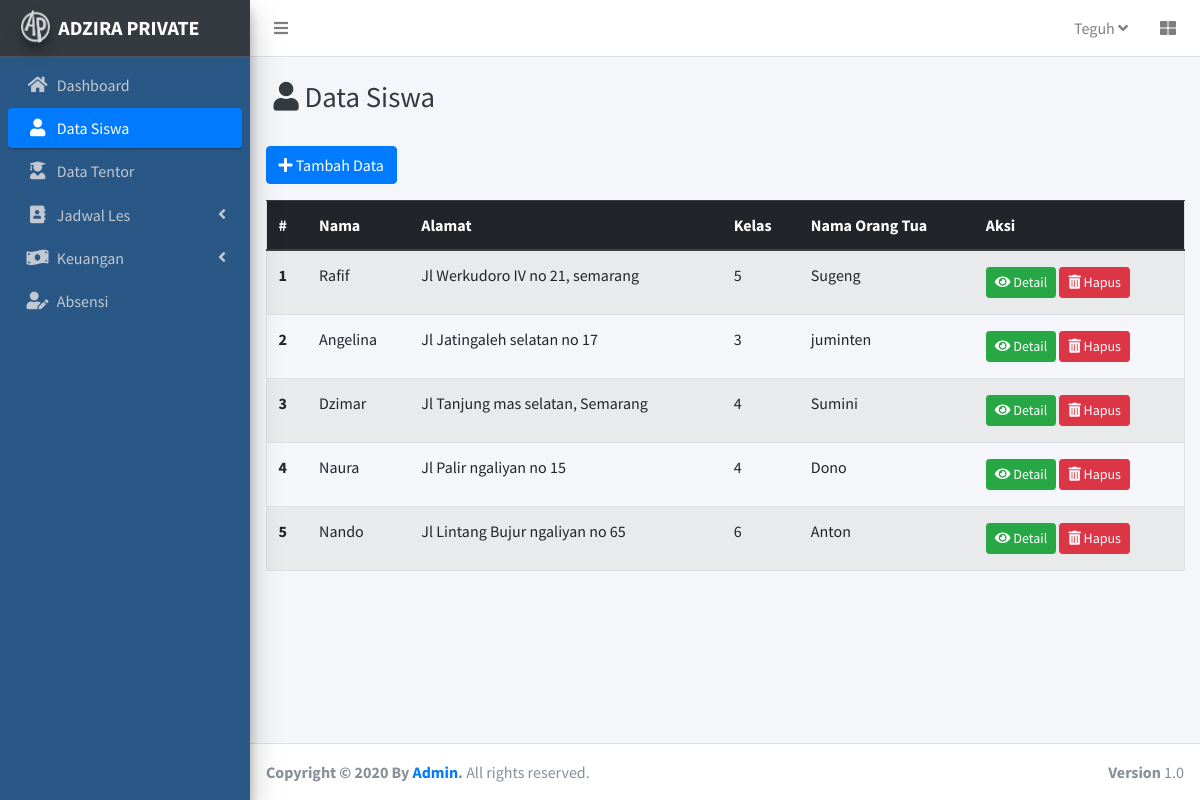
The app's page /index.php/c_siswa with its own data.
### tables this page shows
CREATE TABLE `siswa` (
  `id_siswa` int(11) NOT NULL,
  `nama` varchar(50) NOT NULL,
  `alamat` varchar(255) NOT NULL,
  `kelas` int(3) NOT NULL,
  `tgl_lahir` date NOT NULL,
  `nama_ortu` varchar(50) NOT NULL,
  `tlp_ortu` varchar(12) NOT NULL,
  `image` varchar(50) DEFAULT NULL
);

### application/controllers/C_Siswa.php (called while the page is built, shortened)
<?php
class C_Siswa extends CI_Controller{
    public function __Construct()
    {
        $this->load->model('Siswa_model');
    }
    public function index()
    {
        $data['siswa'] = $this->Siswa_model->getAllSiswa();
        $data['judul'] = 'Data Siswa';
        $data['aktifdashboard'] = '';
        $data['aktifsiswa'] = 'active';
        $data['aktiftentor'] = '';
        $data['aktifjadwal'] = '';
        $data['aktifabsensi'] = '';
        $data['aktifkeuangan'] = '';
        $data['user'] = $this->db->get_where('admin')->row_array();
        $this->load->view('template/header',$data);
        $this->load->view('siswa/index',$data);
        $this->load->view('template/footer');
    }
}

### index.php (called while the page is built, shortened)
<?php
require_once BASEPATH.'core/CodeIgniter.php';

### application/models/Siswa_model.php (called while the page is built, shortened)
<?php
class Siswa_model extends CI_model{
    public function getAllSiswa()
    {
       return  $this->db->get('siswa')->result_array();
    }
}

### application/views/siswa/index.php (the view, shortened to what this page needs)
<div class="content-wrapper">
    <div class="content-header">
      <div class="container-fluid">
        <div class="row mb-2">
          <div class="col-sm-6">
            <h1 class="m-2 text-dark"><i class="fas fa-user"></i> Data Siswa</h1>
          </div>
        </div>
      </div>
    </div>
    <section class="content">
        <div class="container">
            <button class="btn btn-primary" data-toggle="modal" data-target="#exampleModal"><i class="fas fa-plus"></i> Tambah Data</button>
            <table class="table border table-striped my-3">
                <thead class="thead-dark">
                    <tr>
                    <th scope="col">#</th>
                    <th scope="col">Nama</th>
                    <th scope="col">Alamat</th>
                    <th scope="col">Kelas</th>
                    <th scope="col">Nama Orang Tua</th>
                    <th scope="col">Aksi</th>
                    </tr>
                </thead>
                <tbody>
                     <?php $angka=1; foreach($siswa as $siswa) : ?>
                    <tr>
                        <th scope="row"><?= $angka++;?></th>
                        <td><?= $siswa['nama'];?></td>
                        <td><?= $siswa['alamat'];?></td>
                        <td><?= $siswa['kelas'];?></td>
                        <td><?= $siswa['nama_ortu'];?></td>
                        <td>
                            <a href="<?= base_url();?>c_siswa/detail/<?= $siswa['id_siswa'];?>" class="btn btn-success btn-sm my-1"><i class="fas fa-eye inline"></i> Detail</a>
                            <a href="<?= base_url();?>c_siswa/hapus/<?= $siswa['id_siswa'];?>" class="btn btn-danger btn-sm" onclick="javascript:return confirm('Apakah Anda yakin akan menghapus data ?')">
                                <i class="fas fa-trash-alt"></i> Hapus
                            </a>
                        </td>
                    </tr>
                     <?php endforeach;?>
                </tbody>
            </table>
        </div>
    </section>
</div>

### application/views/template/header.php (shortened to what this page needs)
<!DOCTYPE html>
<html>
<head>
  <link rel="stylesheet" href="<?= base_url();?>assetAdmin/plugins/fontawesome-free/css/all.min.css">
  <link rel="stylesheet" href="https://code.ionicframework.com/ionicons/2.0.1/css/ionicons.min.css">
  <link rel="stylesheet" href="<?= base_url();?>assetAdmin/plugins/tempusdominus-bootstrap-4/css/tempusdominus-bootstrap-4.min.css">
  <link rel="stylesheet" href="<?= base_url();?>assetAdmin/plugins/icheck-bootstrap/icheck-bootstrap.min.css">
  <link rel="stylesheet" href="<?= base_url();?>assetAdmin/plugins/jqvmap/jqvmap.min.css">
  <link rel="stylesheet" href="<?= base_url();?>assetAdmin/dist/css/adminlte.min.css">
  <link rel="stylesheet" href="<?= base_url();?>assetAdmin/dist/jos.css">
  <link rel="stylesheet" href="<?= base_url();?>assetAdmin/plugins/overlayScrollbars/css/OverlayScrollbars.min.css">
  <link rel="stylesheet" href="<?= base_url();?>assetAdmin/plugins/daterangepicker/daterangepicker.css">
  <link rel="stylesheet" href="<?= base_url();?>assetAdmin/plugins/summernote/summernote-bs4.css">
</head>
<body class="hold-transition sidebar-mini layout-fixed">
<div class="wrapper">
  <nav class="main-header navbar navbar-expand navbar-white navbar-light">
    <ul class="navbar-nav">
      <li class="nav-item">
        <a class="nav-link" data-widget="pushmenu" href="#" role="button"><i class="fas fa-bars"></i></a>
      </li>
    </ul>
    <ul class="navbar-nav ml-auto">
      <li class="nav-item dropdown">
        <a class="nav-link" data-toggle="dropdown" href="#"> <?= $user['username'];?>
          <i class="fas fa-angle-down"></i>
        </a>
      </li>
      <li class="nav-item">
        <a class="nav-link" data-widget="control-sidebar" data-slide="true" href="#" role="button">
          <i class="fas fa-th-large"></i>
        </a>
      </li>
    </ul>
  </nav>
  <aside class="main-sidebar sidebar-dark-primary elevation-4 bg-dark">
    <a href="<?= base_url();?>" class="brand-link">
      <img src="<?= base_url();?>assetAdmin/dist/img/AdminLTELogo.png" alt="AdminLTE Logo" class="brand-image img-circle elevation-3"
           style="opacity: .8">
      <span class="brand-text font-weight-bold">ADZIRA PRIVATE</span>
    </a>
    <div class="sidebar froge">
      <nav class="mt-2">
        <ul class="nav nav-pills nav-sidebar flex-column" data-widget="treeview" role="menu" data-accordion="false">
          <li class="nav-item has-treeview">
            <a href="<?= base_url();?>c_home" class="nav-link <?= $aktifdashboard;?>">
              <i class="nav-icon fas fa-home"></i>
              <p>Dashboard</p>
            </a>
          </li>
          <li class="nav-item has-treeview">
            <a href="<?= base_url();?>c_siswa" class="nav-link <?= $aktifsiswa;?>">
              <i class="nav-icon fas fa-user"></i>
              <p>Data Siswa</p>
            </a>
          </li>
          <li class="nav-item has-treeview">
            <a href="<?= base_url();?>c_tentor" class="nav-link <?= $aktiftentor;?>">
              <i class="nav-icon fas fa-user-graduate"></i>
              <p>Data Tentor</p>
            </a>
          </li>
          <li class="nav-item has-treeview">
            <a href="#" class="nav-link <?= $aktifjadwal;?>">
              <i class="nav-icon fas fa-address-book"></i>
              <p>
                Jadwal Les
                <i class="right fas fa-angle-left"></i>
              </p>
            </a>
          </li>
          <li class="nav-item has-treeview">
            <a href="#" class="nav-link <?= $aktifkeuangan;?>">
              <i class="nav-icon fas fa-money-bill-wave"></i>
              <p>
                Keuangan
                <i class="fas fa-angle-left right"></i>
              </p>
            </a>
          </li>
          <li class="nav-item has-treeview">
            <a href="<?= base_url() ;?>c_absensi" class="nav-link <?= $aktifabsensi;?>">
              <i class="nav-icon fas fa-user-edit"></i>
              <p> Absensi</p>
            </a>
          </li>
        </ul>
      </nav>
    </div>
  </aside>

### records on screen
siswa: nama "Rafif", alamat "Jl Werkudoro IV no 21, semarang", kelas "5", nama_ortu "Sugeng"
siswa: nama "Angelina", alamat "Jl Jatingaleh selatan no 17", kelas "3", nama_ortu "juminten"
siswa: nama "Dzimar", alamat "Jl Tanjung mas selatan, Semarang", kelas "4", nama_ortu "Sumini"
siswa: nama "Naura", alamat "Jl Palir ngaliyan no 15", kelas "4", nama_ortu "Dono"
siswa: nama "Nando", alamat "Jl Lintang Bujur ngaliyan no 65", kelas "6", nama_ortu "Anton"

### other values on screen
$user['username'] "Teguh"
